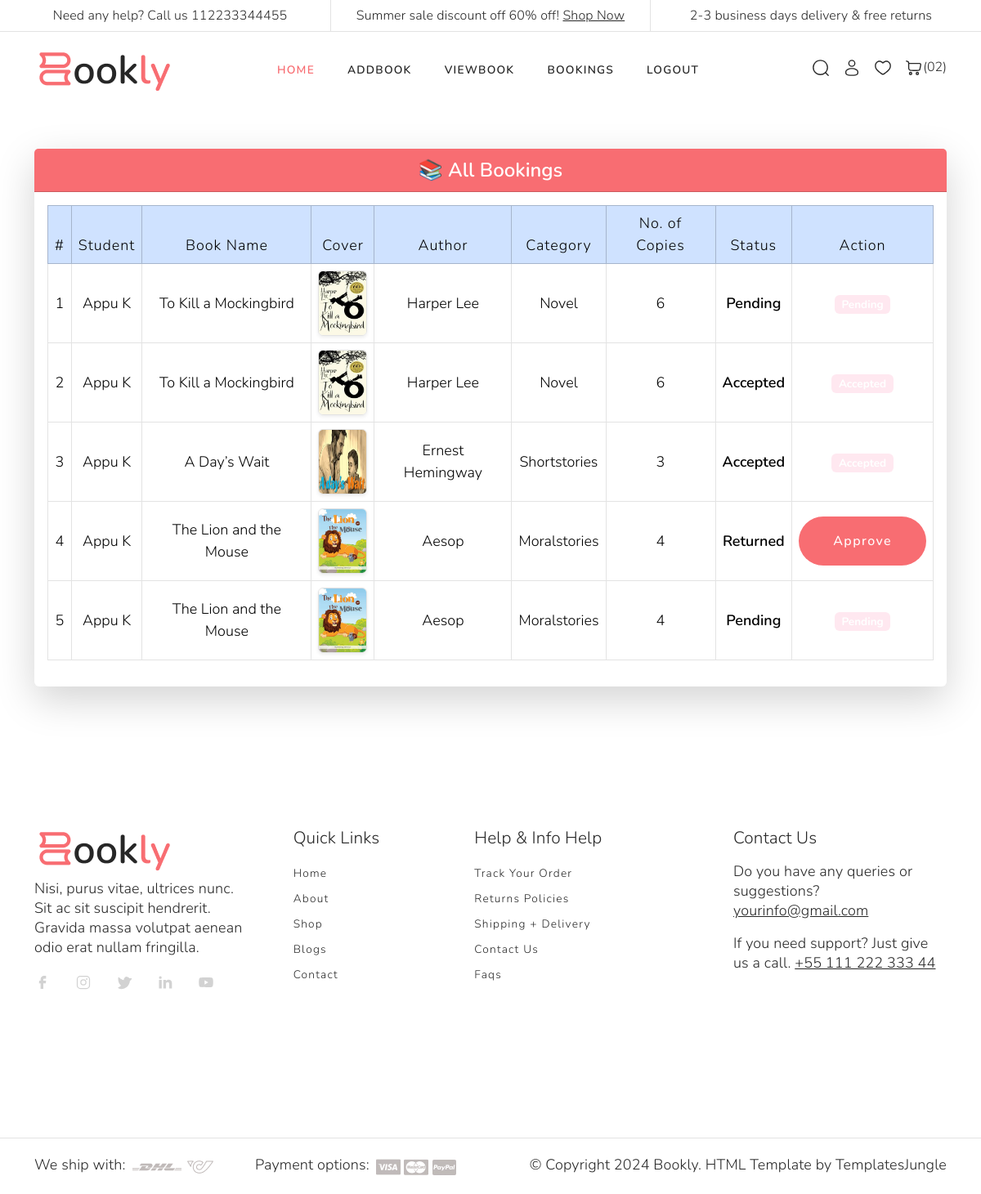
/librarianview, run on the app's committed database.
### student/models.py (models this page shows)
class booking(models.Model):
    bookid=models.ForeignKey('librarian.book',on_delete=models.CASCADE)
    studentid=models.ForeignKey(student,on_delete=models.CASCADE)
    booking_date=models.CharField(max_length=12)
    return_date=models.CharField(max_length=12)
    status=models.CharField(max_length=12,default="pending")

class student(models.Model):
    name=models.CharField(max_length=12)
    age=models.IntegerField()
    gender=models.CharField(max_length=12)
    profilephoto=models.FileField(upload_to='media')
    address=models.TextField()
    username=models.CharField(max_length=12)
    password=models.CharField(max_length=12)

### librarian/models.py (models this page shows, shortened)
class book(models.Model):
    name=models.CharField(max_length=12)
    author=models.CharField(max_length=15)
    coverphoto=models.FileField(upload_to='meadia')
    numberof_copies=models.IntegerField()
    categoryid=models.ForeignKey(category,on_delete=models.CASCADE)

class category(models.Model):
    name=models.CharField(max_length=12)

### librarian/views.py (the view)
# urls.py: path('librarianview',views.librarianview,name='librarianview'),
def librarianview(request):
     a=booking.objects.all()
     s={'a':a}
     return render(request,'admin/bookedbooks.html',s)

### template/admin/bookedbooks.html
{% extends 'admin/page3.html' %}
{% load static %}
{% block content %}
<div class="container my-5">
  <div class="card shadow-lg border-0">
    <div class="card-header bg-primary text-white text-center fs-4 fw-semibold">
      📚 All Bookings
    </div>
    <div class="card-body">
      {% if a %}
      <div class="table-responsive">
        <table class="table table-bordered align-middle text-center">
          <thead class="table-primary">
            <tr>
              <th>#</th>
              <th>Student</th>
              <th>Book Name</th>
              <th>Cover</th>
              <th>Author</th>
              <th>Category</th>
              <th>No. of Copies</th>
              <th>Status</th>
              <th>Action</th>
            </tr>
          </thead>
          <tbody>
            {% for i in a %}
            <tr>
              <td>{{ forloop.counter }}</td>
              <td>{{ i.studentid.name }}</td>
              <td>{{ i.bookid.name }}</td>
              <td>
                {% if i.bookid.coverphoto %}
                  <img src="{{ i.bookid.coverphoto.url }}" alt="Book Cover" width="60" height="80" class="rounded shadow-sm border">
                {% else %}
                  <span class="text-muted">No Image</span>
                {% endif %}
              </td>
              <td>{{ i.bookid.author }}</td>
              <td>{{ i.bookid.categoryid.name }}</td>
              <td>{{ i.bookid.numberof_copies }}</td>
              <td class="fw-semibold text-capitalize">
                {{ i.status }}
              </td>
              <td>
                {% if i.status == "returned" %}
                  <a href="{% url 'acceptbook' i.id %}" class="btn btn-success btn-sm">Approve</a>
                {% else %}
                  <span class="badge bg-secondary">{{ i.status|title }}</span>
                {% endif %}
              </td>
            </tr>
            {% endfor %}
          </tbody>
        </table>
      </div>
      {% else %}
        <p class="text-center text-muted fs-5 mt-3">No bookings available.</p>
      {% endif %}
    </div>
  </div>
</div>
{% endblock %}

### static/Bookly-1.0.0/style.css (style rules this page uses)
:root { --accent-color: #717171; --white-color: #fff; --black-color: #272727; --gray-color: #F3F3F3; --gray-color-200: #E3E3E3; --gray-color-300: #E0E0E0; --gray-color-500: #D0D0D0; --gray-color-800: #3A3A3A; --light-gray-color: #D2D2D2; --primary-color: #F86D72; --bs-body-color: #272727; --bs-secondary-color: #FFE8F0; --bs-secondary-rgb: 255, 232, 240; --bs-primary-rgb: 248,109,114; --bs-border-color: #E3E3E3; --bs-dropdown-link-active-bg: #F5F5F5; --light-color: #F8F8F8; --light-blue-color: #EDF1F3; --navbar-color-color: #131814; --swiper-theme-color: #4A4A4A; --swiper-pagination-color: #4A4A4A; --bs-box-shadow: 0 0.2rem 0.6rem rgba(0, 0, 0, 0.08); --bs-btn-font-size: 1rem; }
:root { --body-font : "Nunito", sans-serif; --heading-font : "Nunito", sans-serif; }
*, *::before, *::after { -webkit-box-sizing: border-box; -moz-box-sizing: border-box; box-sizing: border-box; }
html { box-sizing: border-box; }
body { font-family: var(--body-font); font-size: 18px; font-weight: 300; margin: 0; }
a { color: var(--black-color); text-decoration: none; transition: 0.3s color ease-out; }
.btn { font-weight: 500; text-transform: capitalize; letter-spacing: 0.09em; color: var(--white-color); background-color: var(--primary-color); border: none; padding: 1.125rem 2.625rem; font-size: 1rem; border-radius: 200px; cursor: pointer; }
th { font-weight: 300; letter-spacing: 0.06rem; }

### data on the page
booking: studentid.name "Appu K", bookid.name "To Kill a Mockingbird", bookid.coverphoto (picture), bookid.author "Harper Lee", bookid.categoryid.name "Novel", bookid.numberof_copies "6", status "Pending"
booking: studentid.name "Appu K", bookid.name "To Kill a Mockingbird", bookid.coverphoto (picture), bookid.author "Harper Lee", bookid.categoryid.name "Novel", bookid.numberof_copies "6", status "Accepted"
booking: studentid.name "Appu K", bookid.name "A Day’s Wait", bookid.coverphoto (picture), bookid.author "Ernest Hemingway", bookid.categoryid.name "Shortstories", bookid.numberof_copies "3", status "Accepted"
booking: studentid.name "Appu K", bookid.name "The Lion and the Mouse", bookid.coverphoto (picture), bookid.author "Aesop", bookid.categoryid.name "Moralstories", bookid.numberof_copies "4", status "Returned", shows "Approve"
booking: studentid.name "Appu K", bookid.name "The Lion and the Mouse", bookid.coverphoto (picture), bookid.author "Aesop", bookid.categoryid.name "Moralstories", bookid.numberof_copies "4", status "Pending"
